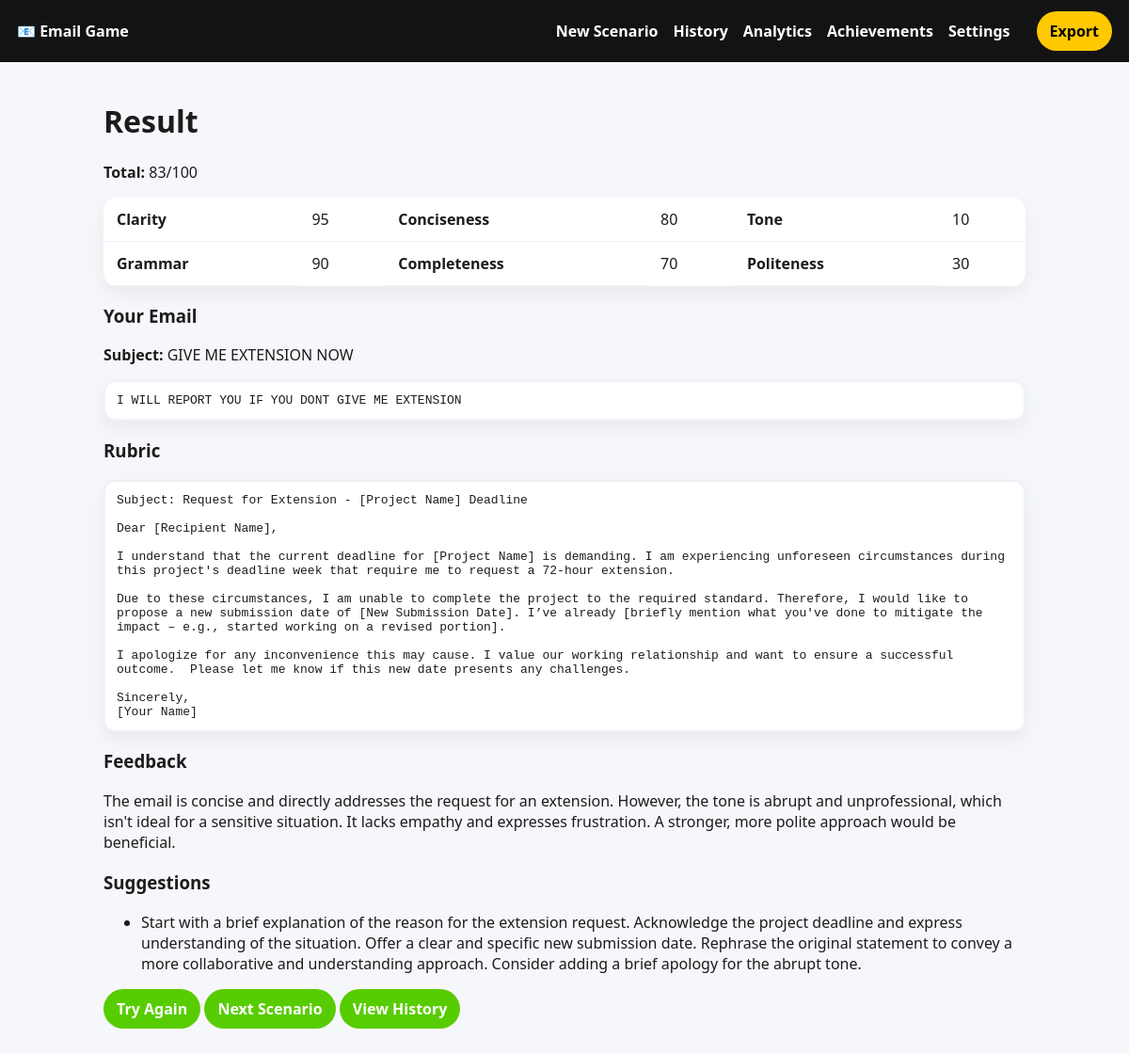
Page /result/5 on the committed database.
### app/models.py (models this page shows)
class Attempt(db.Model):
    id = db.Column(db.Integer, primary_key=True)
    scenario_id = db.Column(db.Integer, db.ForeignKey("scenario.id"), nullable=False)
    email_subject = db.Column(db.String(200))
    email_body = db.Column(db.Text, nullable=False)
    score_clarity = db.Column(db.Integer)
    score_conciseness = db.Column(db.Integer)
    score_tone = db.Column(db.Integer)
    score_grammar = db.Column(db.Integer)
    score_completeness = db.Column(db.Integer)
    score_politeness = db.Column(db.Integer)
    score_total = db.Column(db.Integer)
    feedback = db.Column(db.Text)  # freeform
    suggestions = db.Column(db.Text)  # JSON string list
    rubric_text = db.Column(db.Text)  # LLM-provided rubric/guidelines
    attempt_number = db.Column(db.Integer, default=1)
    submitted_at = db.Column(db.DateTime, default=datetime.utcnow)

### app/blueprints/scenarios.py (the view)
@scenarios_bp.route("/result/<int:attempt_id>")
def result_view(attempt_id: int):
    attempt = Attempt.query.get(attempt_id)
    if not attempt:
        return render_template("error.html", message="Attempt not found"), 404
    try:
        loaded = json.loads(attempt.suggestions or "[]")
    except Exception:
        loaded = []
    if not isinstance(loaded, list):
        suggestions = _normalize_suggestions(loaded)
    else:
        suggestions = _normalize_suggestions(loaded)
    return render_template("result.html", attempt=attempt, suggestions=suggestions)

### app/blueprints/scenarios.py (called while the page is built, shortened)
def _normalize_suggestions(raw) -> list[str]:
    if raw is None:
        return []
    if isinstance(raw, list):
        return [str(x).strip() for x in raw if str(x).strip()]

### app/templates/result.html
{% extends "base.html" %}
{% block content %}
<h1>Result</h1>
<p><strong>Total:</strong> {{ attempt.score_total }}/100</p>
<table class="table">
  <tr>
    <th>Clarity</th><td>{{ attempt.score_clarity or 0 }}</td>
    <th>Conciseness</th><td>{{ attempt.score_conciseness or 0 }}</td>
    <th>Tone</th><td>{{ attempt.score_tone or 0 }}</td>
  </tr>
  <tr>
    <th>Grammar</th><td>{{ attempt.score_grammar or 0 }}</td>
    <th>Completeness</th><td>{{ attempt.score_completeness or 0 }}</td>
    <th>Politeness</th><td>{{ attempt.score_politeness or 0 }}</td>
  </tr>
</table>
<h3>Your Email</h3>
<p><strong>Subject:</strong> {{ attempt.email_subject or '—' }}</p>
<pre class="scenario">{{ attempt.email_body }}</pre>
{% if attempt.rubric_text %}
<h3>Rubric</h3>
<pre class="scenario">{{ attempt.rubric_text }}</pre>
{% endif %}
<h3>Feedback</h3>
<p>{{ attempt.feedback or '—' }}</p>
<h3>Suggestions</h3>
<ul>
  {% for s in suggestions %}
  <li>{{ s }}</li>
  {% else %}
  <li>—</li>
  {% endfor %}
</ul>
<p>
  <a class="btn" href="/attempt/new?scenario_id={{ attempt.scenario_id }}">Try Again</a>
  <a class="btn" href="/scenario/new">Next Scenario</a>
  <a class="btn" href="/history">View History</a>
</p>
{% endblock %}

### app/static/css/styles.css (style rules this page uses)
:root { --green:#58CC02; --dark:#131313; --bg:#f6f7fb; --card:#ffffff; --text:#1c1c1c; --accent:#ffc800; }
body { font-family: system-ui, -apple-system, Segoe UI, Roboto, Arial, sans-serif; margin: 0; padding: 0; background: var(--bg); color: var(--text); }
.table { width: 100%; border-collapse: collapse; background: var(--card); border-radius: 14px; overflow: hidden; box-shadow: 0 8px 20px rgba(0,0,0,.06); }
.table th, .table td { padding: 12px 14px; border-bottom: 1px solid #eef1f7; text-align: left; }
.table tr:last-child td { border-bottom: none; }
.btn { display: inline-block; background: var(--green); color: #fff; padding: 10px 14px; border-radius: 999px; text-decoration: none; font-weight: 700; border: none; cursor: pointer; }
pre.scenario { background: var(--card); padding: 12px; border-radius: 12px; box-shadow: 0 8px 20px rgba(0,0,0,.06); white-space: pre-wrap; border: 2px solid #eef1f7; }

### rows in the picture
Attempt: score_total "83", score_clarity "95", score_conciseness "80", score_tone "10", score_grammar "90", score_completeness "70", score_politeness "30", email_subject "GIVE ME EXTENSION NOW", email_body "I WILL REPORT YOU IF YOU DONT GIVE ME EXTENSION", rubric_text "Subject: Request for Extension - [Project Name] Deadline Dear [Recipient Name], I understand that the current deadline for [Project Name] is demanding. I am experiencing unforeseen circumstances during this project's deadline week that require me to request a 72-hour extension. Due to these circumstances, I am unable to complete the project to the required standard. Therefore, I would like to propose a new submission date of [New Submission Date]. I’ve already [briefly mention what you've done to mitigate the impact – e.g., started working on a revised portion]. I apologize for any inconvenience this may cause. I value our working relationship and want to ensure a successful outcome. Please…", feedback "The email is concise and directly addresses the request for an extension. However, the tone is abrupt and unprofessional, which isn't ideal for a sensitive situation. It lacks empathy and expresses frustration. A stronger, more polite approach would be beneficial."
